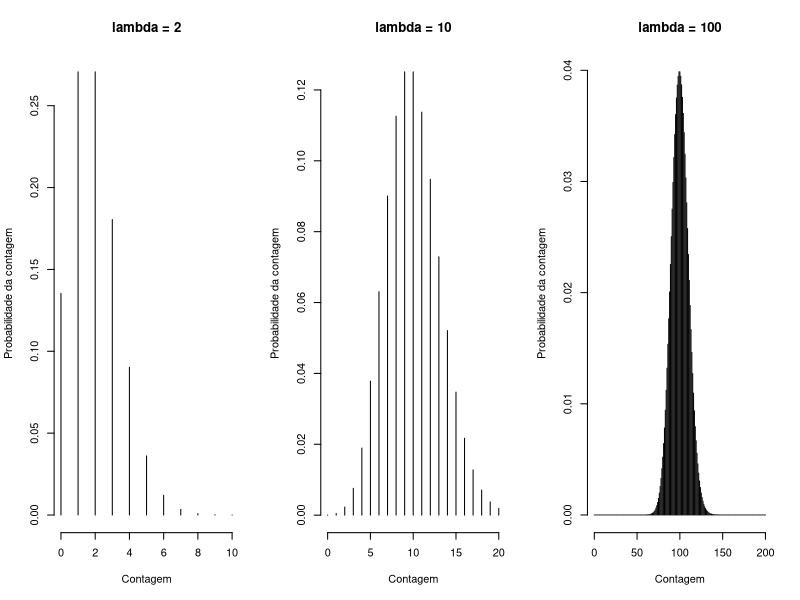

Here is the R script that generated this plot:
par(mfrow = c(1, 3))
plot(0 : 10, dpois(0 : 10, lambda = 2), type = "h", frame = FALSE, xlab="Contagem", ylab="Probabilidade da contagem", main="lambda = 2")
plot(0 : 20, dpois(0 : 20, lambda = 10), type = "h", frame = FALSE, xlab="Contagem", ylab="Probabilidade da contagem", main="lambda = 10")
plot(0 : 200, dpois(0 : 200, lambda = 100), type = "h", frame = FALSE, xlab="Contagem", ylab="Probabilidade da contagem", main="lambda = 100") 
par(mfrow = c(1, 1))
